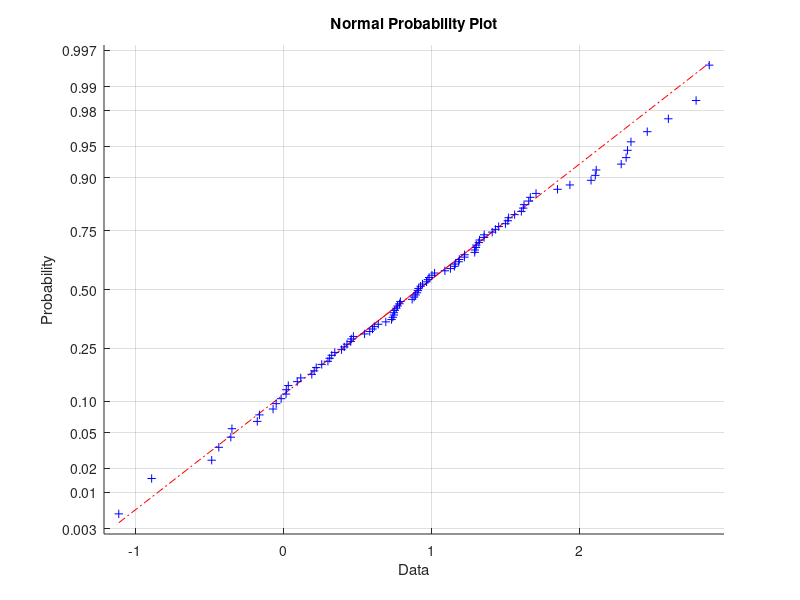

Recreate this plot in MATLAB.
L1 = normrnd(1,0.2,100,1);
normplot(L1)
L1(101)=1;
M = zeros(100,100);

for i=1:100
    M(i,i)=((((i-100)/L1(i+1))+((i-99.98)/L1(i)))*10);
    if i<=99
        M(i,i+1)=(((100-i)/L1(i+1))*10);
        M(i+1,i)=(((101-i)/L1(i))*10);
    end
end

[U,R]=eig(M);

A1=U(100,100);
G1=sprintf('%d ', A1);
fprintf('Answer: %s\n', A1)

B1=R(100,100);
F1=sprintf('%d ', B1);
fprintf('Answer: %s\n', B1)





L2 = normrnd(1,0.2,100,1);
normplot(L2)
L2(101)=1;
M = zeros(100,100);

for i=1:100
    M(i,i)=((((i-100)/L2(i+1))+((i-99.95)/L2(i)))*10);
    if i<=99
        M(i,i+1)=(((100-i)/L2(i+1))*10);
        M(i+1,i)=(((101-i)/L2(i))*10);
    end
end

[U,R]=eig(M);

A2=U(100,100);
G2=sprintf('%d ', A2);
fprintf('Answer: %s\n', A2)

B2=R(100,100);
F2=sprintf('%d ', B2);
fprintf('Answer: %s\n', B2)





l1 = normrnd(1,0.8,100,1);
normplot(l1)
l1(101)=1;
M = zeros(100,100);

for i=1:100
    M(i,i)=((((i-100)/l1(i+1))+((i-99.98)/l1(i)))*10);
    if i<=99
        M(i,i+1)=(((100-i)/l1(i+1))*10);
        M(i+1,i)=(((101-i)/l1(i))*10);
    end
end

[U,R]=eig(M);

a1=U(100,100);
g1=sprintf('%d ', a1);
fprintf('Answer: %s\n', a1)

b1=R(100,100);
f1=sprintf('%d ', b1);
fprintf('Answer: %s\n', b1)


l2 = normrnd(1,0.8,100,1);
normplot(l2)
l2(101)=1;
M = zeros(100,100);

for i=1:100
    M(i,i)=((((i-100)/l2(i+1))+((i-99.95)/l2(i)))*10);
    if i<=99
        M(i,i+1)=(((100-i)/l2(i+1))*10);
        M(i+1,i)=(((101-i)/l2(i))*10);
    end
end

[U,R]=eig(M);

a2=U(100,100);
g2=sprintf('%d ', a2);
fprintf('Answer: %s\n', a2)

b2=R(100,100);
f2=sprintf('%d ', b2);
fprintf('Answer: %s\n', b2)



